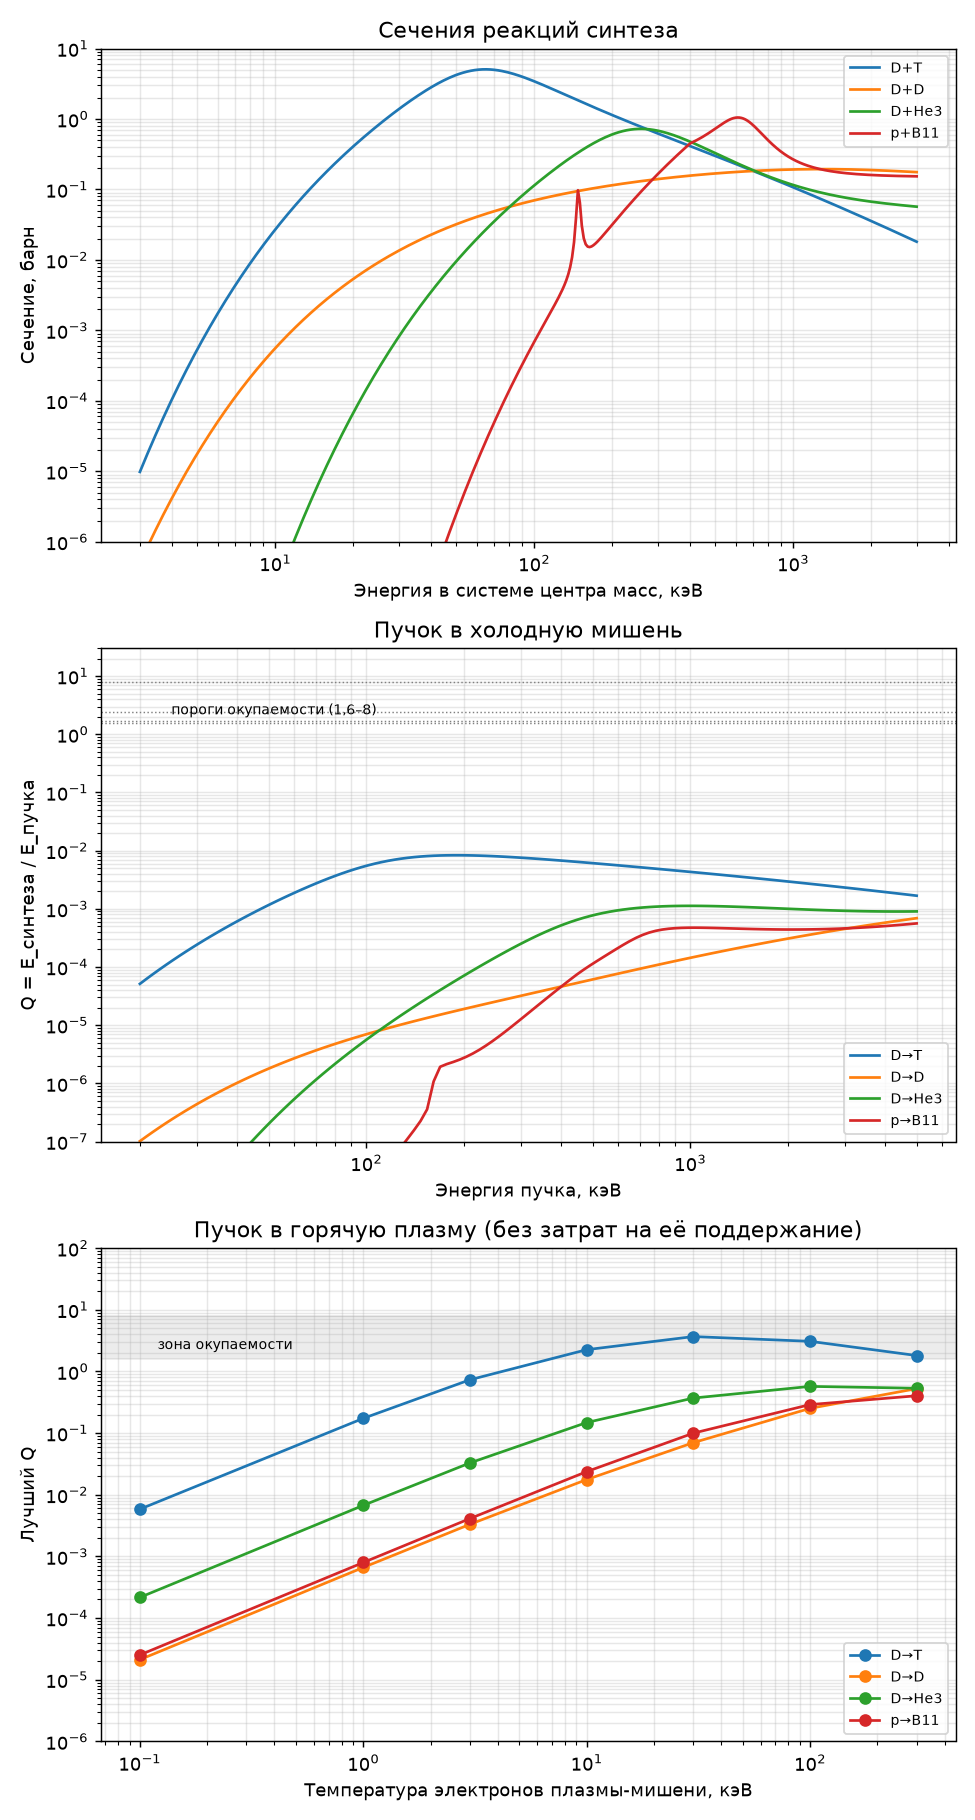

Here is the Python script that generated this plot:
"""
Этап 7: энергобаланс «медленного» синтеза — есть ли шанс на плюс?

Считаем коэффициент усиления Q = (энергия синтеза) / (затраченная энергия) для
  1. пучка ионов в холодную мишень (генераторы нейтронов, ускорители);
  2. пучка ионов в горячую плазму (торможение по Спитцеру);
  3. мюонного катализа (синтез при комнатной температуре).
И сравниваем с порогом окупаемости при прямом сборе заряженных продуктов полем.

Сечения: Bosch & Hale, Nucl. Fusion 32 (1992) 611 (D-T, D-D); D-He3 — аппроксимация
Дуэйна (NRL Plasma Formulary); p-B11 — Nevins & Swain, Nucl. Fusion 40 (2000) 865 ниже
400 кэВ, выше — резонанс 612 кэВ с фоном 0,15 б (грубо, ±50%).
Торможение в холодной мишени: Андерсен–Циглер для водорода, масштаб по числу электронов
(±30%). Все упрощения — в пользу синтеза: вывод «не окупается» от них устойчив.
"""
import numpy as np
import matplotlib
matplotlib.use("Agg")
import matplotlib.pyplot as plt

def bosch_hale(E, BG, A, B):                         # E — кэВ (СЦМ), σ — барн
    S = (A[0] + E*(A[1] + E*(A[2] + E*(A[3] + E*A[4]))))/(1 + E*(B[0] + E*(B[1] + E*(B[2] + E*B[3]))))
    return S/(E*np.exp(BG/np.sqrt(E)))*1e-3

def sigma_DT(E):
    return bosch_hale(E, 34.3827, [6.927e4, 7.454e8, 2.050e6, 5.2002e4, 0], [63.8, -0.995, 6.981e-5, 1.728e-4])
def sigma_DD(E):                                     # обе ветви
    return (bosch_hale(E, 31.3970, [5.3701e4, 3.3027e2, -1.2706e-1, 2.9327e-5, -2.5151e-9], [0, 0, 0, 0]) +
            bosch_hale(E, 31.3970, [5.5576e4, 2.1054e2, -3.2638e-2, 1.4987e-6, 1.8181e-10], [0, 0, 0, 0]))
def sigma_DHe3(E):                                   # аппроксимация Дуэйна (NRL Formulary), E_лаб дейтрона
    El = E*5/3
    return (647 + 25900/((1.297 - 3.98e-3*El)**2 + 1))/(El*(np.exp(89.27/np.sqrt(El)) - 1))
def sigma_pB11(E):
    S = 197 + 0.24*E + 2.31e-4*E**2 + 1.82e4/((E - 148)**2 + 2.35**2)   # МэВ·барн, Невинс–Суэйн (< 400 кэВ)
    low = S*1e3/(E*np.exp(np.sqrt(22589/E)))
    high = 0.15 + 0.9/(1 + ((E - 612)/150)**2)       # резонанс 612 кэВ (СЦМ), сшито при 400 кэВ, ±50%
    return np.where(E < 400, low, high)

# Реакции: пучок, мишень, массы (а.е.м.), Z, сечение, энергия (МэВ), доля в заряженных частицах,
# мишень: электронов на ядро мишени; плазма: Σ n_j Z_j² /(n_e A_j), n_t/n_e
R = {
    "D→T":    dict(Ab=2, At=3,  Zb=1, sig=sigma_DT,   Ef=17.59, fch=0.20, ze=1, zsum=1/3,  nt=1.0),
    "D→D":    dict(Ab=2, At=2,  Zb=1, sig=sigma_DD,   Ef=3.65,  fch=0.66, ze=1, zsum=1/2,  nt=1.0),
    "D→He3":  dict(Ab=2, At=3,  Zb=1, sig=sigma_DHe3, Ef=18.35, fch=0.95, ze=2, zsum=2/3,  nt=0.5),
    "p→B11":  dict(Ab=1, At=11, Zb=1, sig=sigma_pB11, Ef=8.68,  fch=1.00, ze=5, zsum=5/11, nt=0.2),
}

def S_cold(E_lab, Ab, ze):                           # эВ·см² на ядро мишени
    e = E_lab/Ab                                     # кэВ/а.е.м.
    lo = 1.44*e**0.45
    hi = 242.6/e*np.log(1 + 1.2e4/e + 0.1159*e)
    return ze*lo*hi/(lo + hi)*1e-15

def Q_cold(r, E0):
    E = np.linspace(1, E0, 3000)
    Ecm = E*r["At"]/(r["Ab"] + r["At"])
    Y = np.trapezoid(r["sig"](Ecm)*1e-24/S_cold(E, r["Ab"], r["ze"]), E*1e3)   # вероятность синтеза
    return Y, Y*r["Ef"]*1e3/E0

def Q_plasma(r, E0, Te_keV, lnL=17.0):
    """Пучок тормозится на электронах и ионах плазмы (Спитцер); выход не зависит от плотности."""
    E = np.linspace(max(1.0, 1.5*Te_keV), E0, 3000)
    if E0 <= E[0]:
        return 0.0, 0.0
    Ec = 14.8*Te_keV*r["Ab"]*r["zsum"]**(2/3)
    tau_ne = 6.27e8*r["Ab"]*(Te_keV*1e3)**1.5/(r["Zb"]**2*lnL)          # τ_s·n_e, с/см³
    v = np.sqrt(2*E*1.602e-16/(r["Ab"]*1.6605e-27))*100                # см/с
    Ecm = E*r["At"]/(r["Ab"] + r["At"])
    dEdt_over_ne = 2*E/tau_ne*(1 + (Ec/E)**1.5)                         # кэВ·см³/с
    Y = np.trapezoid(r["nt"]*r["sig"](Ecm)*1e-24*v/dEdt_over_ne, E)
    return Y, Y*r["Ef"]*1e3/E0

if __name__ == "__main__":
    ETA_DC, ETA_ACC = 0.70, 0.90                      # сбор полем (этапы 4–5), ускоритель
    print("=== Порог окупаемости по электричеству при сборе заряженных продуктов полем")
    print(f"    Q_нужно = 1/(f_заряж·η_поля·η_ускор),  η_поля = {ETA_DC}, η_ускор = {ETA_ACC}")
    for n, r in R.items():
        print(f"  {n:7} f_заряж = {r['fch']:.2f} → Q > {1/(r['fch']*ETA_DC*ETA_ACC):5.1f}")

    Es = np.geomspace(20, 5000, 120)
    print("\n=== 1. Пучок в холодную мишень (лучшая энергия пучка)")
    cold = {}
    for n, r in R.items():
        q = np.array([Q_cold(r, e)[1] for e in Es]); cold[n] = q
        i = q.argmax(); Y = Q_cold(r, Es[i])[0]
        print(f"  {n:7} Q_max = {q[i]:.2e} при {Es[i]:6.0f} кэВ; вероятность синтеза {Y:.1e} на ион")
    y150 = Q_cold(R["D→T"], 150)[0]
    print(f"  проверка: D→T при 150 кэВ, выход {y150:.1e} на дейтрон (генераторы нейтронов: ~1e-5–1e-4)")

    print("\n=== 2. Пучок в горячую плазму (оптимальная энергия пучка для каждой Te)")
    Tes = np.array([0.1, 1, 3, 10, 30, 100, 300])
    hot = {}
    for n, r in R.items():
        best = []
        for Te in Tes:
            q = [Q_plasma(r, e, Te)[1] for e in Es]; best.append(max(q))
        hot[n] = np.array(best)
        print(f"  {n:7} " + "  ".join(f"Te={Te:g} кэВ: {b:.2g}" for Te, b in zip(Tes, best)))

    print("\n=== 3. Мюонный катализ (d-t, комнатная температура — единственный «холодный» синтез)")
    tau_mu = 2.197e-6
    print("  X = 1/(1/(λc·τμ) + ωs) — число синтезов на мюон")
    E_el = 14.1*0.35 + 3.5*ETA_DC                    # МэВ электричества на синтез: нейтрон → тепло 35%, α → поле
    print(f"  электричество на синтез: нейтрон 14,1 МэВ × 0,35 + α 3,5 МэВ × {ETA_DC} = {E_el:.1f} МэВ")
    for lc, ws, tag in [(1.2e8, 0.0045, "эксперимент (λc ≈ 1,2·10⁸/с, ωs ≈ 0,45%)"),
                        (1.2e8, 0.0010, "если снизить прилипание до 0,1%"),
                        (5e8, 0.0010, "и ускорить цикл в 4 раза")]:
        X = 1/(1/(lc*tau_mu) + ws)
        print(f"  {tag}: X ≈ {X:.0f}")
        for Emu in [3, 5, 8]:
            print(f"      цена мюона {Emu} ГэВ: Q_эл = {X*E_el/(Emu*1e3):.2f}")
    print(f"  для Q_эл = 1 при цене 5 ГэВ нужно X ≈ {5e3/E_el:.0f} синтезов на мюон")

    # --- графики
    fig, ax = plt.subplots(3, 1, figsize=(7.5, 14))
    Ecm = np.geomspace(3, 3000, 400)
    for n, r in R.items():
        ax[0].loglog(Ecm, r["sig"](Ecm), label=n.replace("→", "+"))
    ax[0].set_ylim(1e-6, 10); ax[0].set_xlabel("Энергия в системе центра масс, кэВ")
    ax[0].set_ylabel("Сечение, барн"); ax[0].set_title("Сечения реакций синтеза"); ax[0].grid(alpha=.3, which="both")
    ax[0].legend(fontsize=8)

    for n, q in cold.items():
        ax[1].loglog(Es, q, label=n)
    for n, r in R.items():
        ax[1].axhline(1/(r["fch"]*ETA_DC*ETA_ACC), ls=":", lw=0.8, c="gray")
    ax[1].text(25, 2.2, "пороги окупаемости (1,6–8)", fontsize=8)
    ax[1].set_ylim(1e-7, 30); ax[1].set_xlabel("Энергия пучка, кэВ"); ax[1].set_ylabel("Q = E_синтеза / E_пучка")
    ax[1].set_title("Пучок в холодную мишень"); ax[1].grid(alpha=.3, which="both"); ax[1].legend(fontsize=8)

    for n, q in hot.items():
        ax[2].loglog(Tes, np.maximum(q, 1e-9), "o-", label=n)
    ax[2].axhspan(1.6, 8, color="gray", alpha=0.15); ax[2].text(0.12, 2.3, "зона окупаемости", fontsize=8)
    ax[2].set_ylim(1e-6, 100); ax[2].set_xlabel("Температура электронов плазмы-мишени, кэВ")
    ax[2].set_ylabel("Лучший Q"); ax[2].set_title("Пучок в горячую плазму (без затрат на её поддержание)")
    ax[2].grid(alpha=.3, which="both"); ax[2].legend(fontsize=8)
    plt.tight_layout(); plt.savefig("slow_fusion.png", dpi=130)
